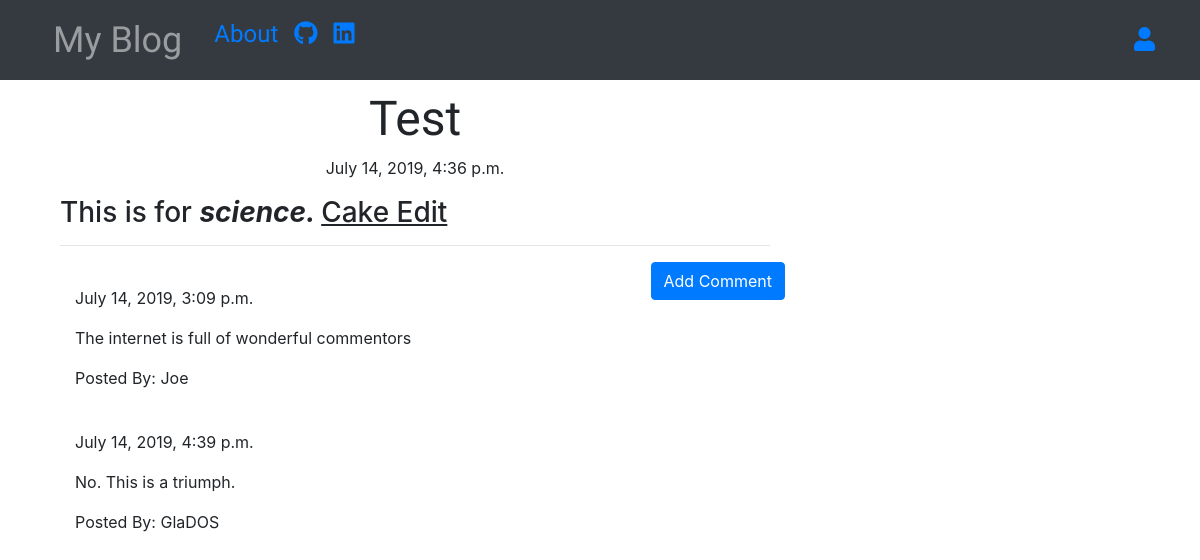
Screenshot of /post/2 with the database file from the repository.
### blog/models.py (models this page shows, shortened)
class Post(models.Model):
    author =  models.ForeignKey('auth.User', on_delete=models.CASCADE)
    title = models.CharField(max_length=256)
    text = models.TextField()
    created_date = models.DateTimeField(default=timezone.now)
    published_date = models.DateTimeField(blank=True, null=True)

class Comment(models.Model):
    post = models.ForeignKey('blog.Post', related_name='comments',
                                on_delete=models.CASCADE)
    author = models.CharField(max_length=256)
    text = models.TextField()
    created_date = models.DateTimeField(default=timezone.now)
    approved_comment = models.BooleanField(default=False)

### blog/views.py (the view)
class PostDetailView(DetailView):
    model = Post

### blog/templates/blog/post_detail.html (shortened to what this page needs)
{% extends 'blog/base.html' %}
{% block content %}
<h1 class="posttitle loader">{{ post.title }}</h1>
{% if post.published_date %}
<div class="date postdate">
	{{ post.published_date }}
</div>
{% else %}
<a class="btn btn-primary" href="{% url 'post_publish' pk=post.pk %}">Publish</a>
{% endif %}
<p class="postcontent">{{ post.text|safe|linebreaksbr }}</p>
<hr>
<a class="btn btn-primary btn-comment" href="{% url 'add_comment_to_post' pk=post.pk %}">Add Comment</a>
<div class="container">
	{% for comment in post.comments.all %}
	<br>
	{% if user.is_authenticated or comment.approved_comment %}
		{{ comment.created_date }}
		<p>{{comment.text|safe|linebreaks}}</p>
		<p>Posted By: {{comment.author }}</p>
	{% endif %}
	{% empty %}
	<p>No Comments</p>
	{% endfor %}
{% endblock %}

### blog/templates/blog/base.html (shortened to what this page needs)
<!DOCTYPE html>
{% load staticfiles %}
<html>
	<head>
		<link rel="stylesheet" href="https://stackpath.bootstrapcdn.com/bootstrap/4.3.1/css/bootstrap.min.css">
		<link href="https://use.fontawesome.com/releases/v5.0.7/css/all.css" rel="stylesheet">
<link rel="stylesheet" href="//cdn.jsdelivr.net/npm/medium-editor@latest/dist/css/medium-editor.min.css" type="text/css" media="screen" charset="utf-8">
		<link rel="stylesheet" href="{% static 'css/blog.css' %}">
	</head>
	<body class='loader'>
		<nav class="navbar navbar-expand-sm techfont custom-navbar sticky-top navbar-dark bg-dark">
			<div class="container">
				<ul class="navbar-nav">
					<li>
						<a class="navbar-brand nav-link bigbrand" href="{% url 'post_list' %}">My Blog</a>
					</li>
					<li class="nav-link">
						<a href="{% url 'about' %}">About</a>
					</li>
					<li class="nav-link">
						<a href="https://www.github.com/StewartJake"><i class="fab fa-github"></i></a>
					</li>
					<li class="nav-link">
						<a href="https://www.linkedin.com/in/jacob-stewart-847933126/"><i class="fab fa-linkedin"></i></a>
					</li>
				</ul>
				<ul class="navbar-nav ml-auto">
					{% if user.is_authenticated %}
					<li class="nav-link">
						<a href="{% url 'post_new' %}">New Post</a>
					</li>
					<li class="nav-link">
						<a href="{% url 'post_draft_list' %}">Drafts</a>
					</li>
					<li class="nav-link">
						<a href="{% url 'logout' %}">Logout</a>
					</li>
					<li class="nav-link">
						<a>Welcome: {{ user.username }}</a>
					</li>
					{% else %}
					<li>
						<a class="navbar-right" href="{% url 'login' %}">
							<i class="fas fa-user"></i>
						</a>
					</li>
					{% endif %}
				</div>
		</nav>
		<div class="content container">
			<div class"row">
				<div class="col-md-8">
					<div class="blog_post">
					{% block content %}
					{% endblock %}
					</div>
				</div>
			</div>
		</div>
	</body>
</html>

### blog/static/css/blog.css (style rules this page uses)
.techfont { font-family: 'Russo One', sans-serif; font-size: 1.5em; margin-bottom: 10px; }
.bigbrand { font-size: 1.5em; }
.postdate { text-align:center; }
.posttitle { font-family: 'Russo One', sans-serif; font-size: 3em; text-align: center; }
.postcontent { font-family: 'Montserrat'; font-size: 1.5em; }
.btn-comment { position:absolute; right: 0px; }

### rows the page displays
Post: title "Test", published_date "July 14, 2019, 4:36 p.m.", text "This is for science. Cake Edit"
Comment: created_date "July 14, 2019, 3:09 p.m.", text "The internet is full of wonderful commentors", author "Joe"
Comment: created_date "July 14, 2019, 4:39 p.m.", text "No. This is a triumph.", author "GlaDOS"
